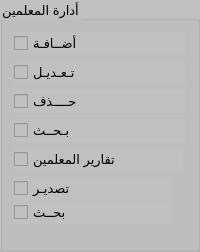
                       <widget class="QGroupBox" name="groupBox_11">
                        <property name="maximumSize">
                         <size>
                          <width>200</width>
                          <height>500</height>
                         </size>
                        </property>
                        <property name="font">
                         <font>
                          <pointsize>10</pointsize>
                         </font>
                        </property>
                        <property name="styleSheet">
                         <string notr="true">background-color: rgb(192, 192, 192);</string>
                        </property>
                        <property name="title">
                         <string>أدارة المعلمين</string>
                        </property>
                        <layout class="QGridLayout" name="gridLayout_52">
                         <item row="0" column="0">
                          <widget class="QCheckBox" name="checkBox_76">
                           <property name="font">
                            <font>
                             <pointsize>10</pointsize>
                            </font>
                           </property>
                           <property name="text">
                            <string>أضــافـة</string>
                           </property>
                          </widget>
                         </item>
                         <item row="1" column="0">
                          <widget class="QCheckBox" name="checkBox_77">
                           <property name="font">
                            <font>
                             <pointsize>10</pointsize>
                            </font>
                           </property>
                           <property name="text">
                            <string>تـعـديـل</string>
                           </property>
                          </widget>
                         </item>
                         <item row="2" column="0">
                          <widget class="QCheckBox" name="checkBox_404">
                           <property name="font">
                            <font>
                             <pointsize>10</pointsize>
                            </font>
                           </property>
                           <property name="text">
                            <string>حــــذف</string>
                           </property>
                          </widget>
                         </item>
                         <item row="3" column="0">
                          <widget class="QCheckBox" name="checkBox_405">
                           <property name="font">
                            <font>
                             <pointsize>10</pointsize>
                            </font>
                           </property>
                           <property name="text">
                            <string>بـحــث</string>
                           </property>
                          </widget>
                         </item>
                         <item row="4" column="0">
                          <layout class="QVBoxLayout" name="verticalLayout_336" stretch="80,20">
                           <property name="rightMargin">
                            <number>3</number>
                           </property>
                           <item>
                            <widget class="QCheckBox" name="checkBox_406">
                             <property name="font">
                              <font>
                               <pointsize>10</pointsize>
                              </font>
                             </property>
                             <property name="text">
                              <string>تقارير المعلمين</string>
                             </property>
                            </widget>
                           </item>
                           <item>
                            <layout class="QVBoxLayout" name="verticalLayout_337">
                             <property name="spacing">
                              <number>1</number>
                             </property>
                             <property name="sizeConstraint">
                              <enum>QLayout::SetMaximumSize</enum>
                             </property>
                             <property name="leftMargin">
                              <number>0</number>
                             </property>
                             <property name="topMargin">
                              <number>0</number>
                             </property>
                             <property name="rightMargin">
                              <number>11</number>
                             </property>
                             <property name="bottomMargin">
                              <number>14</number>
                             </property>
                             <item>
                              <widget class="QCheckBox" name="checkBox_407">
                               <property name="font">
                                <font>
                                 <pointsize>10</pointsize>
                                </font>
                               </property>
                               <property name="text">
                                <string>تصديـر</string>
                               </property>
                              </widget>
                             </item>
                             <item>
                              <widget class="QCheckBox" name="checkBox_408">
                               <property name="font">
                                <font>
                                 <pointsize>10</pointsize>
                                </font>
                               </property>
                               <property name="text">
                                <string>بحــث</string>
                               </property>
                              </widget>
                             </item>
                            </layout>
                           </item>
                          </layout>
                         </item>
                        </layout>
                       </widget>
